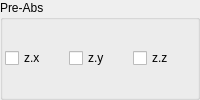
    <widget class="QGroupBox" name="groupBox">
     <property name="title">
      <string>Pre-Abs</string>
     </property>
     <layout class="QVBoxLayout" name="verticalLayout_3" stretch="0">
      <property name="spacing">
       <number>2</number>
      </property>
      <property name="leftMargin">
       <number>2</number>
      </property>
      <property name="topMargin">
       <number>2</number>
      </property>
      <property name="rightMargin">
       <number>2</number>
      </property>
      <property name="bottomMargin">
       <number>2</number>
      </property>
      <item>
       <layout class="QGridLayout" name="gridLayout_8" columnstretch="0,0,0">
        <property name="spacing">
         <number>2</number>
        </property>
        <item row="0" column="0">
         <widget class="MyCheckBox" name="checkBox_transf_function_enabledAx_false">
          <property name="text">
           <string notr="true">z.x</string>
          </property>
         </widget>
        </item>
        <item row="0" column="2">
         <widget class="MyCheckBox" name="checkBox_transf_function_enabledAz">
          <property name="text">
           <string notr="true">z.z</string>
          </property>
         </widget>
        </item>
        <item row="0" column="1">
         <widget class="MyCheckBox" name="checkBox_transf_function_enabledAy">
          <property name="text">
           <string notr="true">z.y</string>
          </property>
         </widget>
        </item>
       </layout>
      </item>
     </layout>
    </widget>
